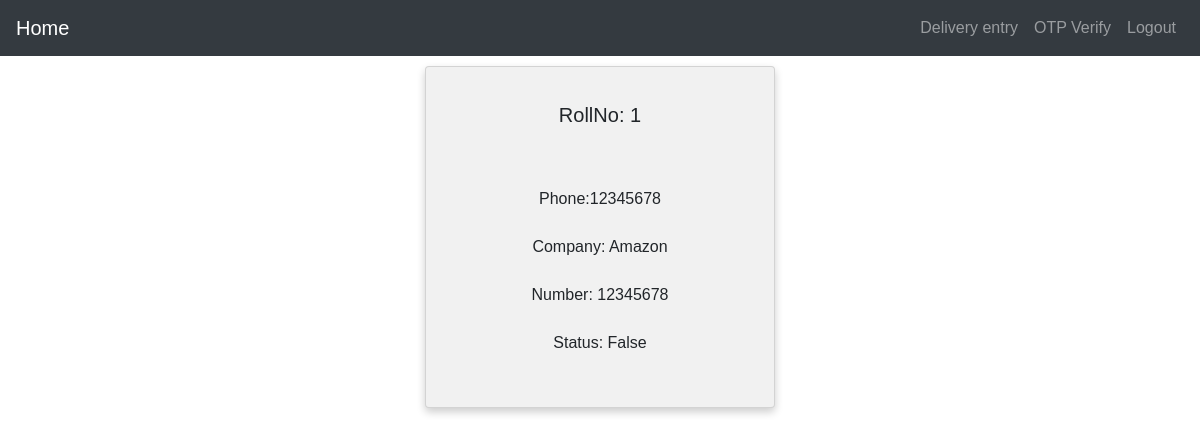
The page /Mailroom/41/ (signed in) on the database its author committed.
### Mailroom/models.py (models this page shows, shortened)
class Package(models.Model):
    Number=models.IntegerField(blank=False)
    Company=models.CharField(max_length=50,blank=False)
    RollNo=models.CharField(max_length=30,blank=False)
    Phone=models.IntegerField(max_length=12,blank=False)
    OTP=models.CharField(max_length=7,blank=True)
    Status=models.BooleanField(default=False)

### Mailroom/views.py (the view)
# urls.py: url(r'^(?P<pk>[0-9]+)/$', views.package, name="package.html"),
def package(request,pk):
    if request.user.is_authenticated:
        Package=models.Package.objects.get(pk=pk)
        return render(request, 'Mailroom/package.html',{'Package':Package})
    else:
        return Httpresponse("You need to login to access these Packages")

### Mailroom/templates/Mailroom/package.html (shortened to what this page needs)
{% extends 'Mailroom/Nav.html' %}
{% block content %}
<center>
<div class="col-md-4" ng-controller="ContentCtrl" ng-app="first_module">
<div class="card" style="width:350px;margin:10px;" >
<div class="card-body">
  <center><h5 class="card-title">RollNo: {{Package.RollNo}}</h5>
    <p>
      <br></br>Phone:{{Package.Phone}}
      <br></br>Company: {{Package.Company}}
      <br></br>Number: {{Package.Number}}
    <br></br>Status: {{Package.Status}}</center>
  </div>
</div>
</div>
</center>
{% endblock %}

### Mailroom/templates/Mailroom/package.html (style rules this page uses)
* { box-sizing: border-box; }
body { font-family: Arial, Helvetica, sans-serif; }
.card { box-shadow: 0 4px 8px 0 rgba(0, 0, 0, 0.2); padding: 16px; text-align: center; background-color: #f1f1f1; }

### rows shown on the page
Package: RollNo "1", Phone "12345678", Company "Amazon", Number "12345678", Status "False"
